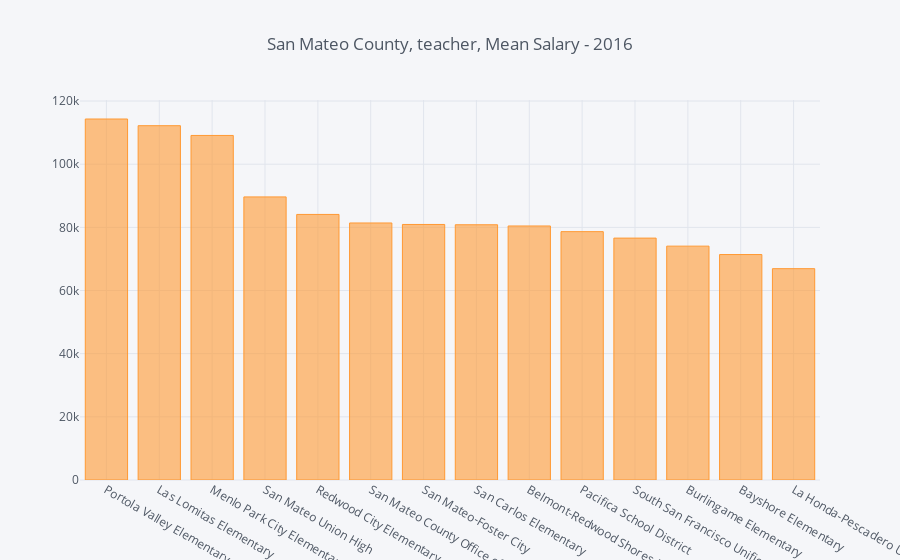
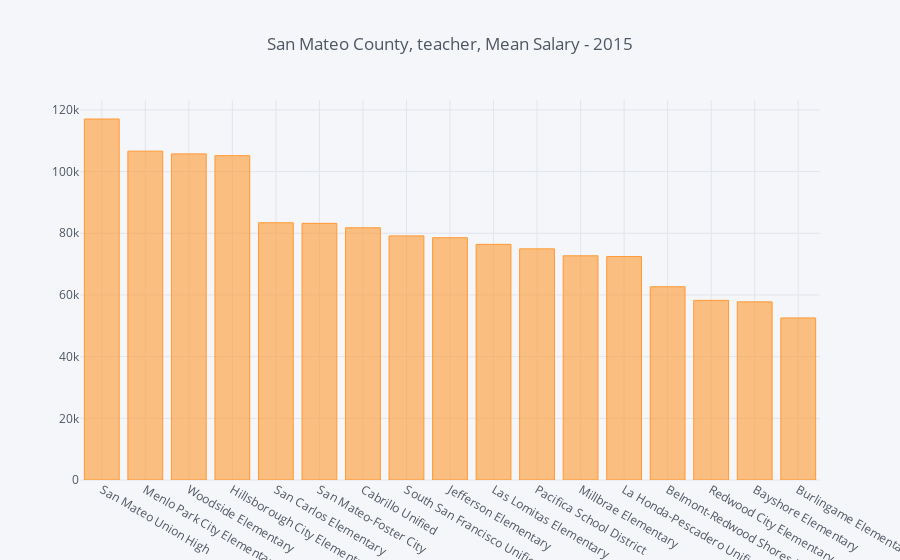
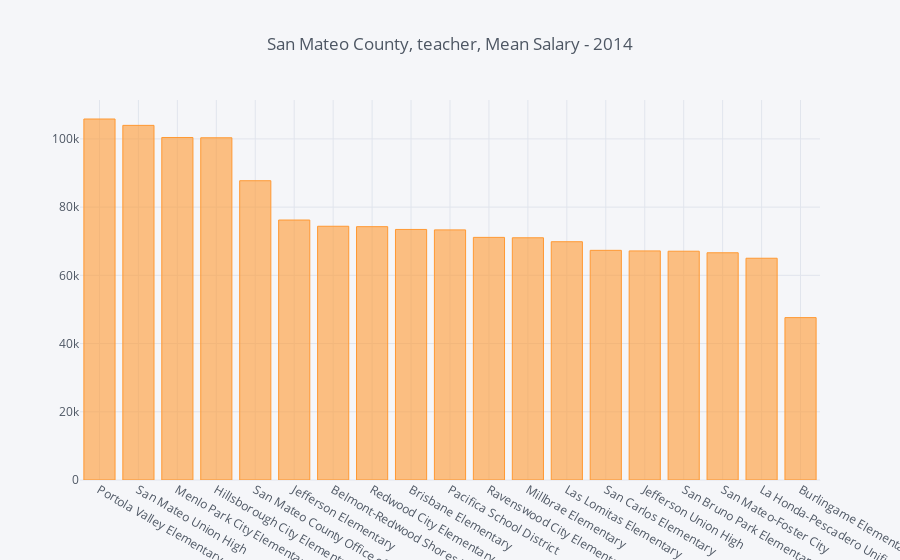
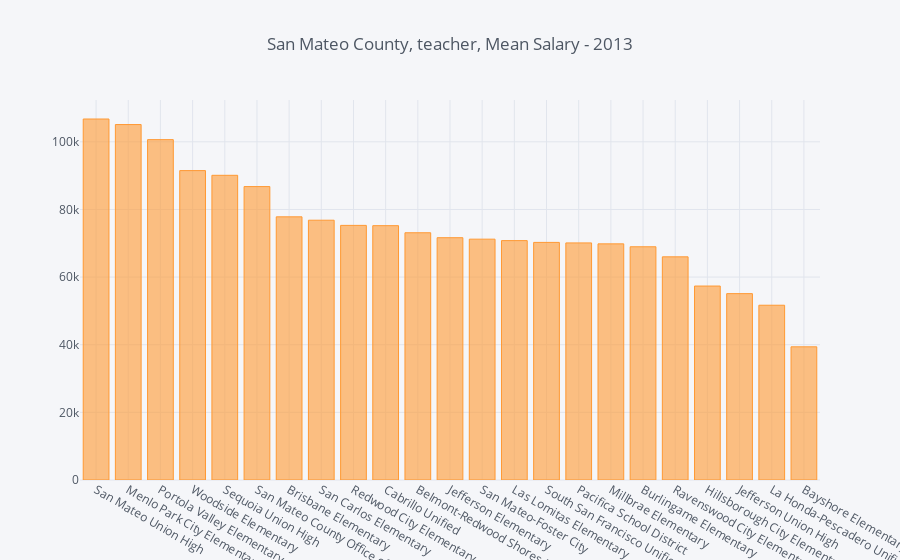

The code cell stored with these charts, in order, in its notebook:
### Code cell
def get_df(county, entity, year):
    return df[(df['County'] == county) & 
              (df['Job Title'].str.contains("(?i){entity}".format(entity=entity))) & 
              (df['Year'] == year)] 

def display_mean_salary_by_year(county, entity, year):
    ga = get_df(county, entity, year).groupby(['Agency'])['Total Pay & Benefits']
    ga_mean = ga.mean()
    ga_mean = ga_mean.to_frame().reset_index().sort_values(by='Total Pay & Benefits', ascending=False)
    ga_mean.iplot(title='{county}, {entity}, Mean Salary - {year}'.format(county=county, 
                                                                          entity=entity, 
                                                                          year=year), 
                  x='Agency', kind='bar', filename='cufflinks/grouped-bar-chart')
    display(ga.describe().sort_values(by='mean', ascending=False))


YEARS = [2016, 2015, 2014, 2013, 2012]
COUNTIES = ['San Mateo County']
ENTITIES = ['teacher', 'principal']

for county in COUNTIES:
    for entity in ENTITIES:
        display(Markdown('# {county}, {entity}, Mean Salary in {year_from} - {year_to}'.format(county=county,
                                                                                             entity=entity,
                                                                                             year_from=min(YEARS),
                                                                                             year_to=max(YEARS))))
        for year in YEARS:
            display_mean_salary_by_year(county, entity, year)

### Figure 1 — Plotly figure (JSON) as saved in the notebook; plotly's stock layout.template omitted (floating-point values rounded to 4 significant figures)
{"data": [{"marker": {"color": "rgba(255, 153, 51, 0.6)", "line": {"color": "rgba(255, 153, 51, 1.0)", "width": 1}}, "name": "Total Pay & Benefits", "orientation": "v", "text": "", "type": "bar", "x": ["Portola Valley Elementary", "Las Lomitas Elementary", "Menlo Park City Elementary", "San Mateo Union High", "Redwood City Elementary", "San Mateo County Office of Education", "San Mateo-Foster City", "San Carlos Elementary", "Belmont-Redwood Shores Elementary", "Pacifica School District", "South San Francisco Unified", "Burlingame Elementary", "Bayshore Elementary", "La Honda-Pescadero Unified"], "y": [114300.0, 112200.0, 109100.0, 89640.0, 84090.0, 81390.0, 80920.0, 80820.0, 80430.0, 78640.0, 76600.0, 74050.0, 71390.0, 66910.0]}], "layout": {"legend": {"bgcolor": "#F5F6F9", "font": {"color": "#4D5663"}}, "paper_bgcolor": "#F5F6F9", "plot_bgcolor": "#F5F6F9", "title": "San Mateo County, teacher, Mean Salary - 2016", "titlefont": {"color": "#4D5663"}, "xaxis1": {"gridcolor": "#E1E5ED", "showgrid": true, "tickfont": {"color": "#4D5663"}, "title": "", "titlefont": {"color": "#4D5663"}, "zerolinecolor": "#E1E5ED"}, "yaxis1": {"gridcolor": "#E1E5ED", "showgrid": true, "tickfont": {"color": "#4D5663"}, "title": "", "titlefont": {"color": "#4D5663"}, "zerolinecolor": "#E1E5ED"}}}

### Figure 2 — Plotly figure (JSON) as saved in the notebook; plotly's stock layout.template omitted (floating-point values rounded to 4 significant figures)
{"data": [{"marker": {"color": "rgba(255, 153, 51, 0.6)", "line": {"color": "rgba(255, 153, 51, 1.0)", "width": 1}}, "name": "Total Pay & Benefits", "orientation": "v", "text": "", "type": "bar", "x": ["San Mateo Union High", "Menlo Park City Elementary", "Woodside Elementary", "Hillsborough City Elementary", "San Carlos Elementary", "San Mateo-Foster City", "Cabrillo Unified", "South San Francisco Unified", "Jefferson Elementary", "Las Lomitas Elementary", "Pacifica School District", "Millbrae Elementary", "La Honda-Pescadero Unified", "Belmont-Redwood Shores Elementary", "Redwood City Elementary", "Bayshore Elementary", "Burlingame Elementary"], "y": [117100.0, 106600.0, 105700.0, 105200.0, 83410.0, 83210.0, 81780.0, 79160.0, 78550.0, 76410.0, 74940.0, 72700.0, 72450.0, 62660.0, 58250.0, 57760.0, 52550.0]}], "layout": {"legend": {"bgcolor": "#F5F6F9", "font": {"color": "#4D5663"}}, "paper_bgcolor": "#F5F6F9", "plot_bgcolor": "#F5F6F9", "title": "San Mateo County, teacher, Mean Salary - 2015", "titlefont": {"color": "#4D5663"}, "xaxis1": {"gridcolor": "#E1E5ED", "showgrid": true, "tickfont": {"color": "#4D5663"}, "title": "", "titlefont": {"color": "#4D5663"}, "zerolinecolor": "#E1E5ED"}, "yaxis1": {"gridcolor": "#E1E5ED", "showgrid": true, "tickfont": {"color": "#4D5663"}, "title": "", "titlefont": {"color": "#4D5663"}, "zerolinecolor": "#E1E5ED"}}}

### Figure 3 — Plotly figure (JSON) as saved in the notebook; plotly's stock layout.template omitted (floating-point values rounded to 4 significant figures)
{"data": [{"marker": {"color": "rgba(255, 153, 51, 0.6)", "line": {"color": "rgba(255, 153, 51, 1.0)", "width": 1}}, "name": "Total Pay & Benefits", "orientation": "v", "text": "", "type": "bar", "x": ["Portola Valley Elementary", "San Mateo Union High", "Menlo Park City Elementary", "Hillsborough City Elementary", "San Mateo County Office of Education", "Jefferson Elementary", "Belmont-Redwood Shores Elementary", "Redwood City Elementary", "Brisbane Elementary", "Pacifica School District", "Ravenswood City Elementary", "Millbrae Elementary", "Las Lomitas Elementary", "San Carlos Elementary", "Jefferson Union High", "San Bruno Park Elementary", "San Mateo-Foster City", "La Honda-Pescadero Unified", "Burlingame Elementary"], "y": [105800.0, 104000.0, 100400.0, 100300.0, 87740.0, 76220.0, 74390.0, 74270.0, 73450.0, 73330.0, 71130.0, 71020.0, 69860.0, 67330.0, 67160.0, 67080.0, 66620.0, 65010.0, 47610.0]}], "layout": {"legend": {"bgcolor": "#F5F6F9", "font": {"color": "#4D5663"}}, "paper_bgcolor": "#F5F6F9", "plot_bgcolor": "#F5F6F9", "title": "San Mateo County, teacher, Mean Salary - 2014", "titlefont": {"color": "#4D5663"}, "xaxis1": {"gridcolor": "#E1E5ED", "showgrid": true, "tickfont": {"color": "#4D5663"}, "title": "", "titlefont": {"color": "#4D5663"}, "zerolinecolor": "#E1E5ED"}, "yaxis1": {"gridcolor": "#E1E5ED", "showgrid": true, "tickfont": {"color": "#4D5663"}, "title": "", "titlefont": {"color": "#4D5663"}, "zerolinecolor": "#E1E5ED"}}}

### Figure 4 — Plotly figure (JSON) as saved in the notebook; plotly's stock layout.template omitted (floating-point values rounded to 4 significant figures)
{"data": [{"marker": {"color": "rgba(255, 153, 51, 0.6)", "line": {"color": "rgba(255, 153, 51, 1.0)", "width": 1}}, "name": "Total Pay & Benefits", "orientation": "v", "text": "", "type": "bar", "x": ["San Mateo Union High", "Menlo Park City Elementary", "Portola Valley Elementary", "Woodside Elementary", "Sequoia Union High", "San Mateo County Office of Education", "Brisbane Elementary", "San Carlos Elementary", "Redwood City Elementary", "Cabrillo Unified", "Belmont-Redwood Shores Elementary", "Jefferson Elementary", "San Mateo-Foster City", "Las Lomitas Elementary", "South San Francisco Unified", "Pacifica School District", "Millbrae Elementary", "Burlingame Elementary", "Ravenswood City Elementary", "Hillsborough City Elementary", "Jefferson Union High", "La Honda-Pescadero Unified", "Bayshore Elementary"], "y": [106700.0, 105100.0, 100600.0, 91490.0, 90100.0, 86760.0, 77820.0, 76820.0, 75290.0, 75210.0, 73110.0, 71640.0, 71210.0, 70780.0, 70260.0, 70100.0, 69820.0, 68960.0, 65990.0, 57350.0, 55110.0, 51680.0, 39380.0]}], "layout": {"legend": {"bgcolor": "#F5F6F9", "font": {"color": "#4D5663"}}, "paper_bgcolor": "#F5F6F9", "plot_bgcolor": "#F5F6F9", "title": "San Mateo County, teacher, Mean Salary - 2013", "titlefont": {"color": "#4D5663"}, "xaxis1": {"gridcolor": "#E1E5ED", "showgrid": true, "tickfont": {"color": "#4D5663"}, "title": "", "titlefont": {"color": "#4D5663"}, "zerolinecolor": "#E1E5ED"}, "yaxis1": {"gridcolor": "#E1E5ED", "showgrid": true, "tickfont": {"color": "#4D5663"}, "title": "", "titlefont": {"color": "#4D5663"}, "zerolinecolor": "#E1E5ED"}}}
